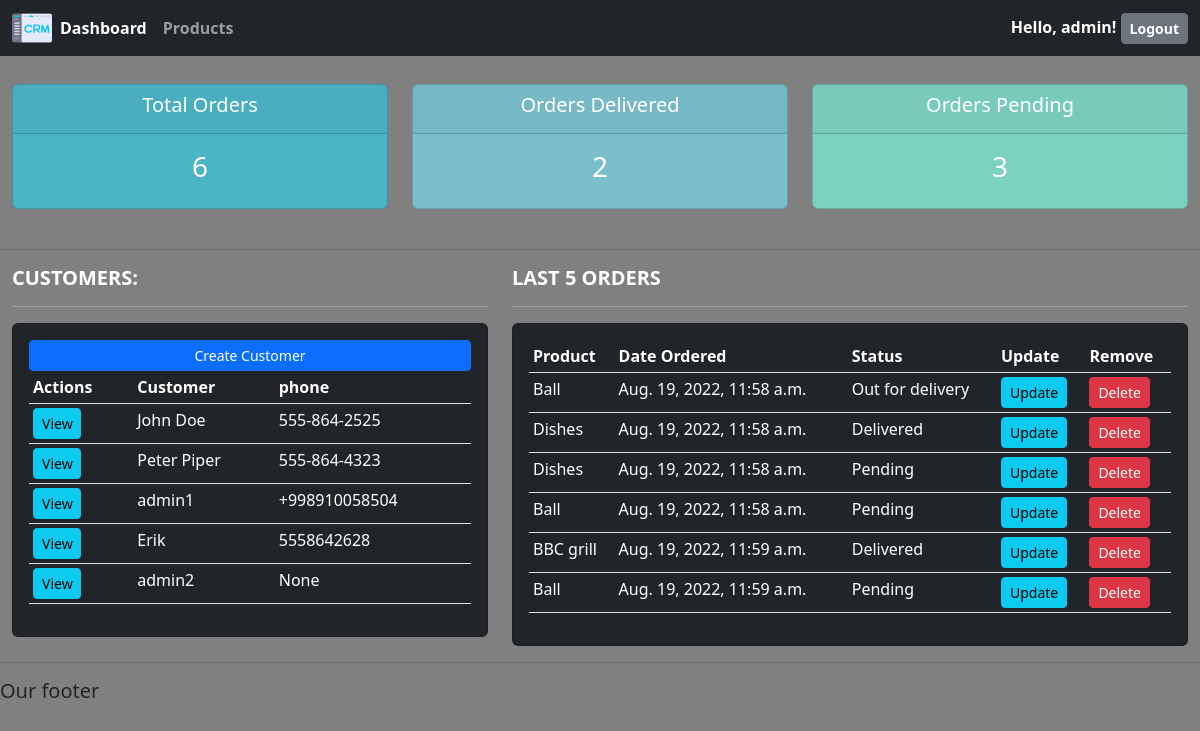
The app's page / (signed in) with its own data.
### accounts/models.py (models this page shows, shortened)
class Customer(models.Model):
    user = models.OneToOneField(User, null=True, blank=True, on_delete=models.CASCADE)
    name = models.CharField(max_length=200, null=True)
    phone = models.CharField(max_length=200, null=True)
    email = models.CharField(max_length=200, null=True)
    profile_pic = models.ImageField(default="profile.jpg", upload_to="profile_pics/", null=True, blank=True)
    date_created = models.DateTimeField(auto_now_add=True, null=True)

class Order(models.Model):
    STATUS = (
        ("Pending", "Pending"),
        ("Out for delivery", "Out for delivery"),
        ("Delivered", "Delivered")
    )
    customer = models.ForeignKey(Customer, on_delete=models.SET_NULL, null=True)
    product = models.ForeignKey(Product, on_delete=models.SET_NULL, null=True)
    date_created = models.DateTimeField(auto_now_add=True, null=True)
    status = models.CharField(max_length=200, null=True, choices=STATUS)
    note = models.CharField(max_length=200, null=True)

class Product(models.Model):
    CATEGORY = (
        ("Indoor", "Indoor"),
        ("Out Door", "Out Door"),
    )
    name = models.CharField(max_length=200, null=True)
    price = models.FloatField(null=True)
    category = models.CharField(max_length=200, null=True, choices=CATEGORY)
    description = models.CharField(max_length=200, null=True, blank=True)
    date_created = models.DateTimeField(auto_now_add=True, null=True)
    tag = models.ManyToManyField(Tag)

### accounts/decorators.py (the view)
    def wrapper_func(request, *args, **kwargs):
        group = None
        if request.user.groups.exists():
            group = request.user.groups.all()[0].name
        if group == "customer":
            return redirect("user_page")
        elif group == "admin":
            return view_func(request, *args, **kwargs)

### accounts/views.py (called while the page is built)
@login_required(login_url="login")
@admin_only
def home(request):
    orders = Order.objects.all()
    customers = Customer.objects.all()
    total_customers = customers.count()
    total_orders = orders.count()
    delivered = orders.filter(status="Delivered").count()
    pending = orders.filter(status="Pending").count()
    context = {
        "title": "DashBoard",
        "orders": orders,
        "customers": customers,
        "total_customers": total_customers,
        "total_orders": total_orders,
        "delivered": delivered,
        "pending": pending
    }
    return render(request, "accounts/dashboard.html", context)

### accounts/templates/accounts/dashboard.html
{% extends 'base.html' %}
{% block content %}
{%  include 'accounts/status.html' %}
<br>
<div class="row">
    <hr>
    <div class="col-md-5 text-white">
        <h5><b>CUSTOMERS:</b></h5>
        <hr>
        <div class="card card-body bg-dark">
            <a class="btn btn-primary  btn-sm btn-block" href="">Create Customer</a>
            <table class="table table-sm text-white">
                <tr>
                    <th>Actions</th>
                    <th>Customer</th>
                    <th>phone</th>
                </tr>
                {% for customer in customers %}
                <tr>
                    <td><a class="btn btn-sm btn-info d-grid col-6" href="{% url 'customer' customer.id %}">View</a></td>
                    <td>{{ customer.name }}</td>
                    <td>{{ customer.phone }}</td>
                </tr>
                {% endfor %}
            </table>
        </div>
    </div>
    <div class="col-md-7 text-white">
        <h5><b>LAST 5 ORDERS</b></h5>
        <hr>
        <div class="card card-body bg-dark">
            <table class="table table-sm text-white">
                <tr>
                    <th>Product</th>
                    <th>Date Ordered</th>
                    <th>Status</th>
                    <th>Update</th>
                    <th>Remove</th>
                </tr>
                {% for order in orders %}
                <tr>
                    <td>{{ order.product.name }}</td>
                    <td>{{ order.date_created }}</td>
                    <td>{{ order.status }}</td>
                    <td><a class="btn btn-sm btn-info" href="{% url 'update_order' order.id %}">Update</a></td>
                    <td><a class="btn btn-sm btn-danger" href="{% url 'delete_order' order.id %}">Delete</a></td>
                </tr>
                {% endfor %}
            </table>
        </div>
    </div>
</div>
{% endblock content %}

### templates/base.html (shortened to what this page needs)
<!DOCTYPE html>
{% load static %}
<html lang="en">
<head>
    <link href="https://cdn.jsdelivr.net/npm/bootstrap@5.2.0/dist/css/bootstrap.min.css" rel="stylesheet"
>
    {% block style %}
    <link rel="stylesheet" type="text/css" href="{% static 'accounts/css/main.css' %}">
    {% endblock style %}
</head>
<body style="background-color: grey">
{% include 'components/_navbar.html' %}
<div class="container-fluid">
    {% block content %}
    {% endblock content %}
</div>
<hr>
<h5>Our footer</h5>
</body>
</html>

### templates/components/_navbar.html (shortened to what this page needs)
{% load static %}
<nav class="navbar navbar-expand-lg navbar-dark bg-dark fixed-top position-sticky">
    <div class="container-fluid">
        <a class="ml-2" href="{% url 'home' %}">
            <img src="{% static 'accounts/img/logo1.png' %}" width="40">
        </a>
        <div class="collapse navbar-collapse" id="navbarNav">
            <ul class="navbar-nav">
                {% if request.user.is_staff %}
                <li class="nav-item">
                    <a class="nav-link active" aria-current="page" href="{% url 'home' %}"><b>Dashboard</b></a>
                </li>
                <li class="nav-item">
                    <a class="nav-link" href="{% url 'products' %}"><b>Products</b></a>
                </li>
                {% else %}
                <li class="nav-item">
                    <a class="nav-link" href="{% url 'account' %}"><b>Profile</b></a>
                </li>
                {% endif %}
            </ul>
        </div>
        <div>
            <span style="color:#fff"><b>Hello, {{ request.user }}!</b></span>
            <span><a class="hello-msg btn btn-sm btn-secondary" href="{% url 'logout' %}"><b>Logout</b></a></span>
        </div>
    </div>
</nav>

### accounts/templates/accounts/status.html
<br>
<div class="row">
    <div class="col">
        <div class="col-md">
            <div class="card text-center text-white  mb-3" id="total-orders">
                <div class="card-header">
                    <h5 class="card-title">Total Orders</h5>
                </div>
                <div class="card-body">
                    <h3 class="card-title">{{ total_orders }}</h3>
                </div>
            </div>
        </div>
    </div>
    <div class="col">
        <div class="col-md">
            <div class="card text-center text-white  mb-3" id="orders-delivered">
                <div class="card-header">
                    <h5 class="card-title">Orders Delivered</h5>
                </div>
                <div class="card-body">
                    <h3 class="card-title">{{ delivered }}</h3>
                </div>
            </div>
        </div>
    </div>
    <div class="col">
        <div class="col-md">
            <div class="card text-center text-white  mb-3" id="orders-pending">
                <div class="card-header">
                    <h5 class="card-title">Orders Pending</h5>
                </div>
                <div class="card-body">
                    <h3 class="card-title">{{ pending }}</h3>
                </div>
            </div>
        </div>
    </div>
</div>

### accounts/static/accounts/css/main.css (style rules this page uses)
body { background-color: #ebeff5; }
#total-orders { background-color: #4cb4c7; }
#orders-delivered { background-color: #7abecc; }
#orders-pending { background-color: #7CD1C0; }

### records on screen
Customer: name "John Doe", phone "555-864-2525"
Customer: name "Peter Piper", phone "555-864-4323"
Customer: name "admin1", phone "+998910058504"
Customer: name "Erik", phone "5558642628"
Customer: name "admin2", phone "None"
Order: product.name "Ball", date_created "Aug. 19, 2022, 11:58 a.m.", status "Out for delivery"
Order: product.name "Dishes", date_created "Aug. 19, 2022, 11:58 a.m.", status "Delivered"
Order: product.name "Dishes", date_created "Aug. 19, 2022, 11:58 a.m.", status "Pending"
Order: product.name "Ball", date_created "Aug. 19, 2022, 11:58 a.m.", status "Pending"
Order: product.name "BBC grill", date_created "Aug. 19, 2022, 11:59 a.m.", status "Delivered"
Order: product.name "Ball", date_created "Aug. 19, 2022, 11:59 a.m.", status "Pending"

### other values on screen
{{ request.user }} "admin"
{{ total_orders }} "6"
{{ delivered }} "2"
{{ pending }} "3"
